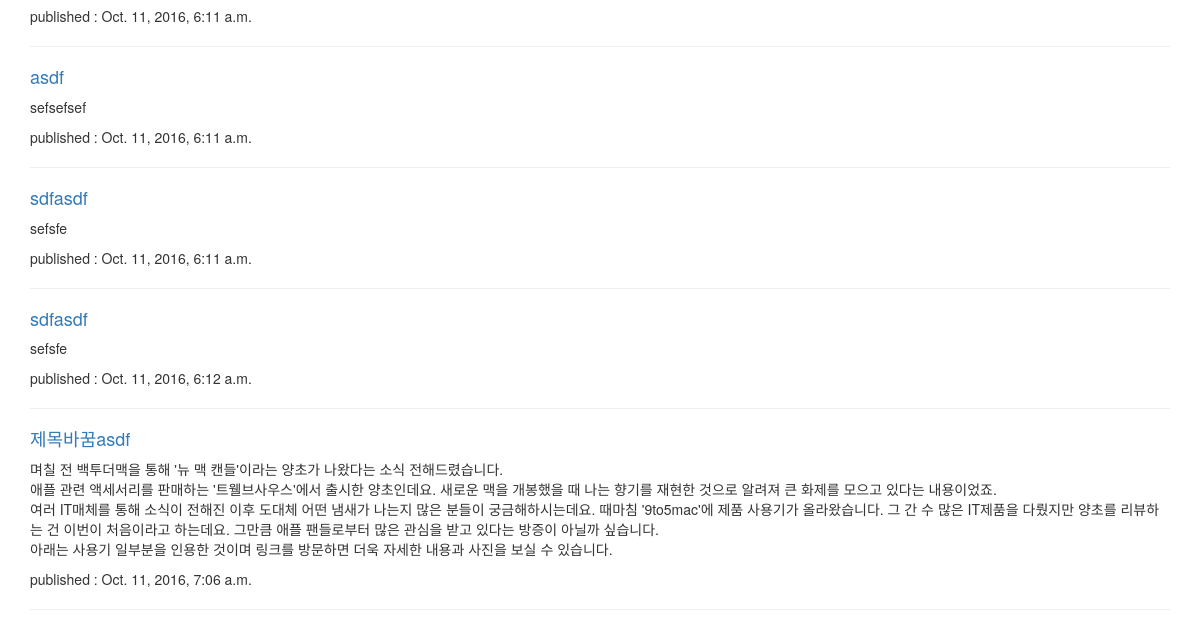
The app's page / (lower part), older data.
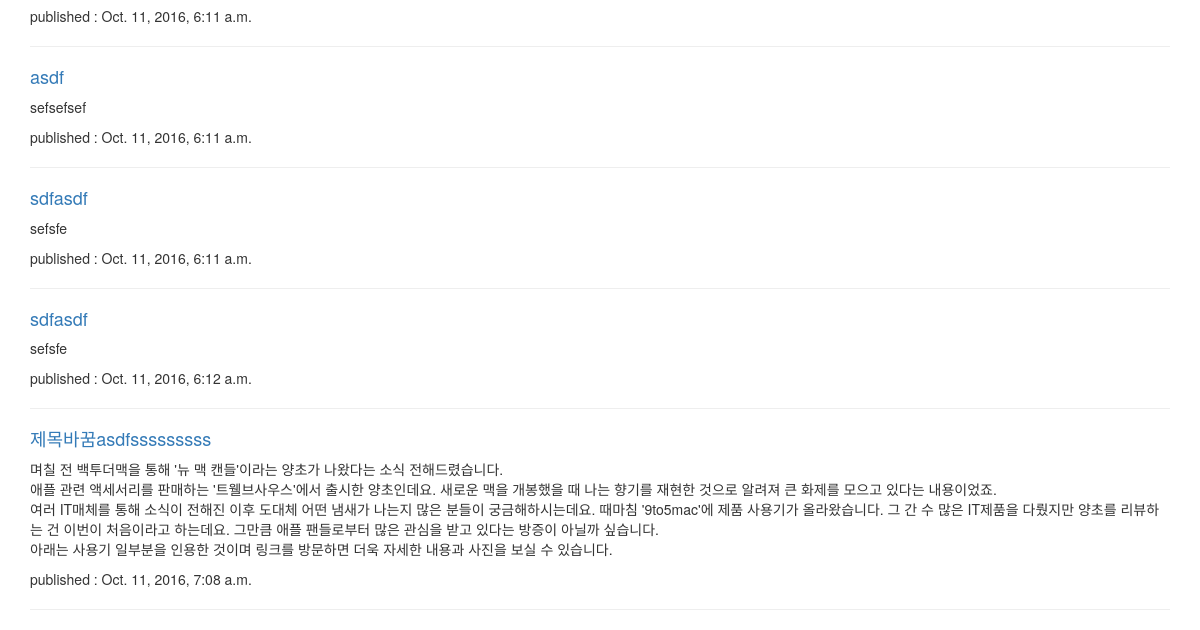
The same page, newer data.
### blog/models.py (models this page shows, shortened)
class Post(models.Model):
    author = models.ForeignKey('auth.User')
    title = models.CharField(max_length=50)
    text = models.TextField()
    created_date = models.DateTimeField(auto_now_add=True)
    published_date = models.DateTimeField(null=True, blank=True)

### blog/views.py (the view)
# urls.py: url(r'^$', views.post_list, name='post_list'),
def post_list(request):
    posts = Post.objects \
        .filter(
            Q(published_date__lte=timezone.now()) |
            Q(published_date=None)
        ).order_by('published_date')
    return render(request, 'blog/post_list.html', {'post_list': posts, 'title': '타이틀 변수는 title키를 이용해서 접근'})

### blog/templates/blog/post_list.html
{% extends 'blog/base.html' %}
{% block content %}
{% for post in post_list %}
<div>
  <h4><a href="{% url 'blog:post_detail' pk=post.pk %}">{{ post.title }}</a></h4>
  <p>{{ post.text|linebreaksbr }}</p>
  <p>published : {{ post.published_date|default:"모름" }}</p>
</div>
<hr>
{% endfor %}
{% endblock %}

Row changes from the older to the newer data that the page shows:
changed Post: title "제목바꿈asdf" → "제목바꿈asdfsssssssss"; published_date "Oct. 11, 2016, 7:06 a.m." → "Oct. 11, 2016, 7:08 a.m."
